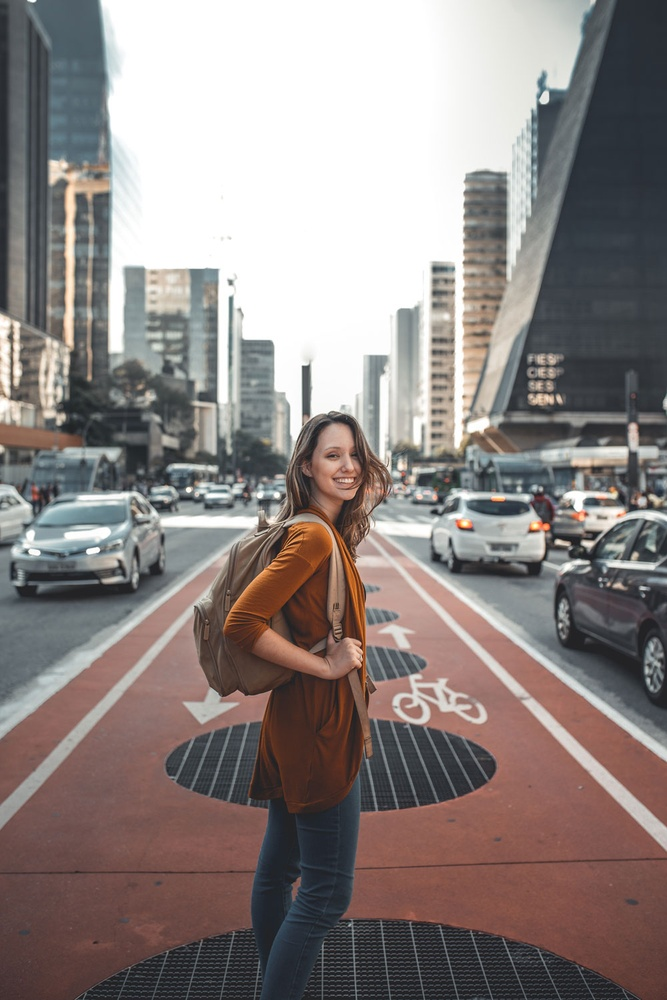
#> input picture SpringPRJ/WebContent/andrea-master/images/about.jpg, 667 x 1000 px, shrunk from 1000 x 1500 before the run, given in place of the camera
$ python face-train.py
#> lines starting #> are read from the running program, lines starting #| are printed output that depends on the picture; after the words box and inside, x2 and y2 are one past the last pixel; in counts of white or black regions, pixels touching at a corner belong together
import cv2
import numpy as np

# 학습된 얼굴 정면검출기 사용하기
face_cascade = cv2.CascadeClassifier("../data/haarcascade_frontalface_alt2.xml")

vcp = cv2.VideoCapture(0, cv2.CAP_DSHOW)

model = cv2.face.LBPHFaceRecognizer_create()

training_data, labels = [], []

count = 0

while True:
    ret, my_image = vcp.read()
#> my_image is the input picture: shape (1000, 667, 3); mean B, G, R 129.6, 131.8, 140.8

    if ret is True:
        # 동영상의 프레임을 얼굴인식율을 높이기 위해 흑백으로 변경함
        gray = cv2.cvtColor(my_image, cv2.COLOR_BGR2GRAY)
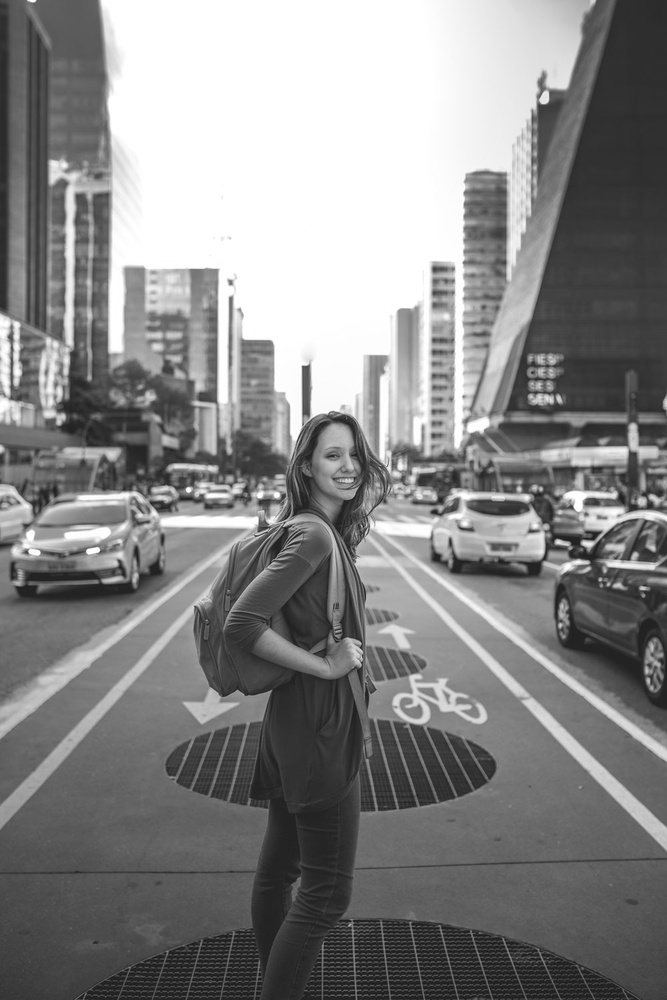
#> gray: shape (1000, 667); min 20, max 255, mean 134.3

        # 변환한 흑백사진으로부터 히스토그램 평활화
        gray = cv2.equalizeHist(gray)
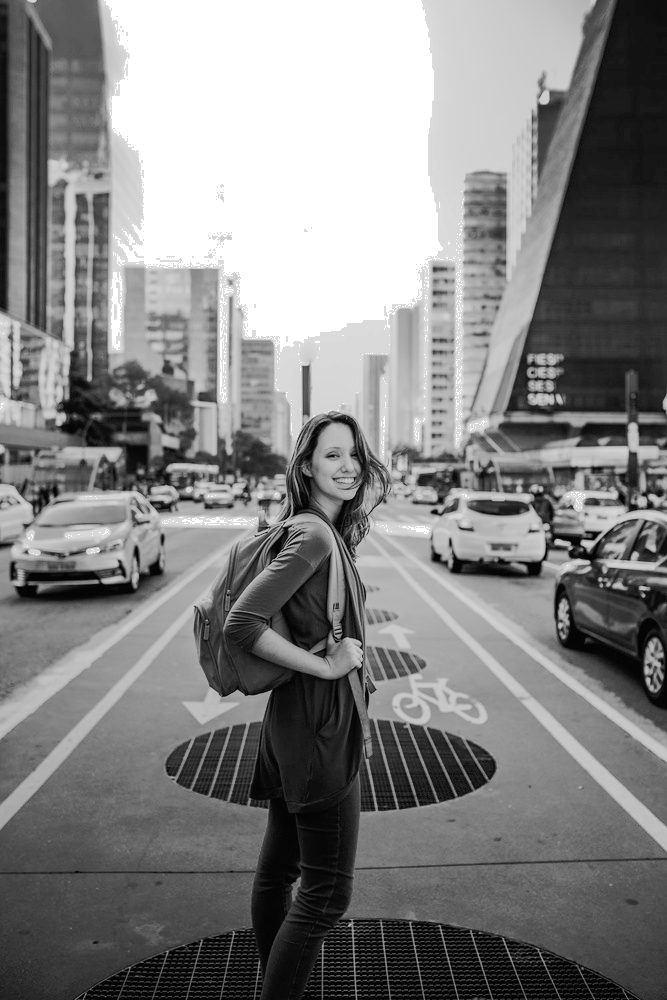
#> gray: shape (1000, 667); min 0, max 255, mean 130.6

        # 얼굴 인식하기
        faces = face_cascade.detectMultiScale(gray, 1.5, 5, 0, (20, 20))
#> faces = [[310, 428, 68, 68]]

        facesCnt = len(faces)
#> facesCnt = 1

        if facesCnt == 1:

            count += 1

            x, y, w, h = faces[0]
#> x = 310; y = 428; w = 68; h = 68

            face_image = gray[y:y + h, x:x + w]
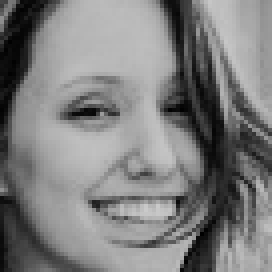
#> face_image: shape (68, 68) (shown 4 times larger); min 0, max 202, mean 126

            training_data.append(face_image)
            labels.append(count)

            print(training_data)
#> (printed output is left out)
            print(labels)

            model.train(training_data, np.array(labels))

            model.save("../model/poly123-trainner.yml")

            # 얼굴 검출 사각형 그리기
            cv2.rectangle(my_image, faces[0], (255, 0, 0), 4)
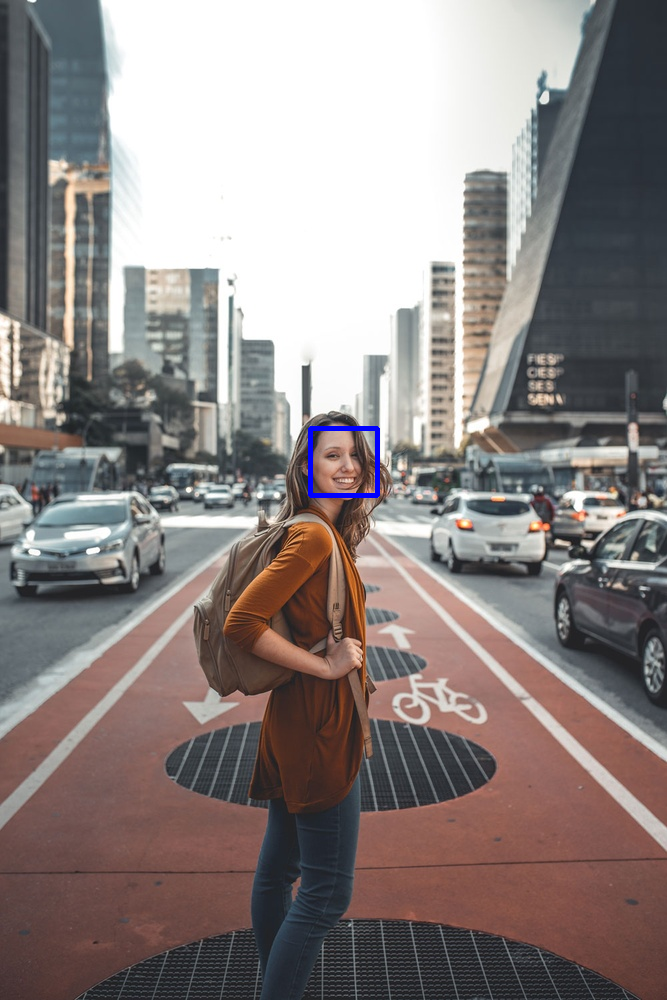
#> my_image: shape (1000, 667, 3); 0.2% of pixels changed, all inside (x1, y1, x2, y2) = (308, 426, 380, 498)

        cv2.imshow("train_my_face", my_image)

    if cv2.waitKey(1) == 13 or count == 100:
#> (key Esc is pressed here)
        break

vcp.release()

cv2.destroyAllWindows()

$ run again, on SpringPRJ/WebContent/andrea-master/images/author.jpg
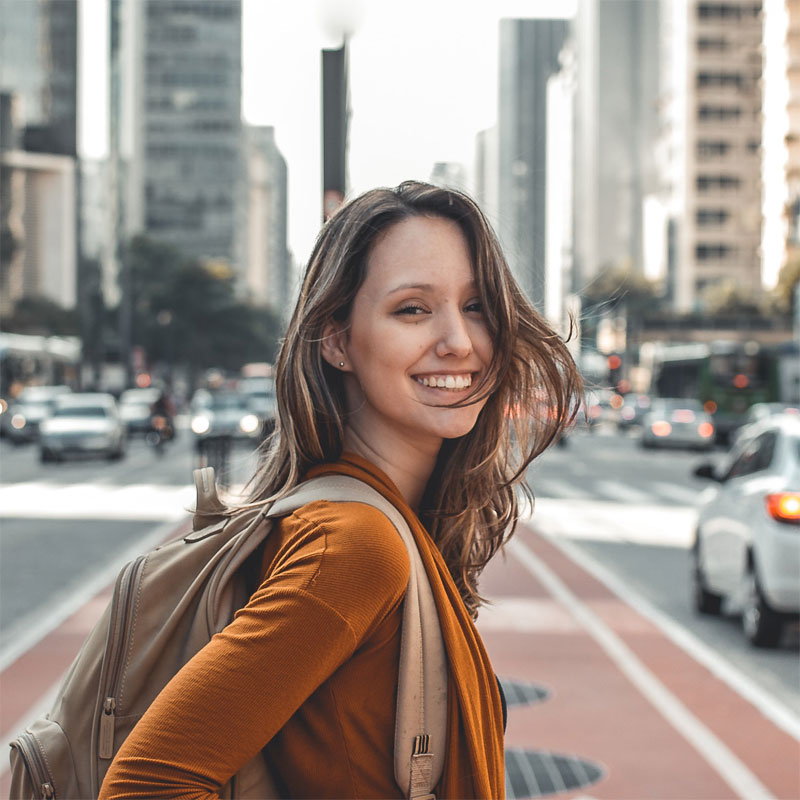
#> input picture SpringPRJ/WebContent/andrea-master/images/author.jpg, 800 x 800 px, given in place of the camera
#> my_image is the input picture: shape (800, 800, 3); mean B, G, R 136.4, 144.6, 157
#> `gray = cv2.equalizeHist(gray)`:
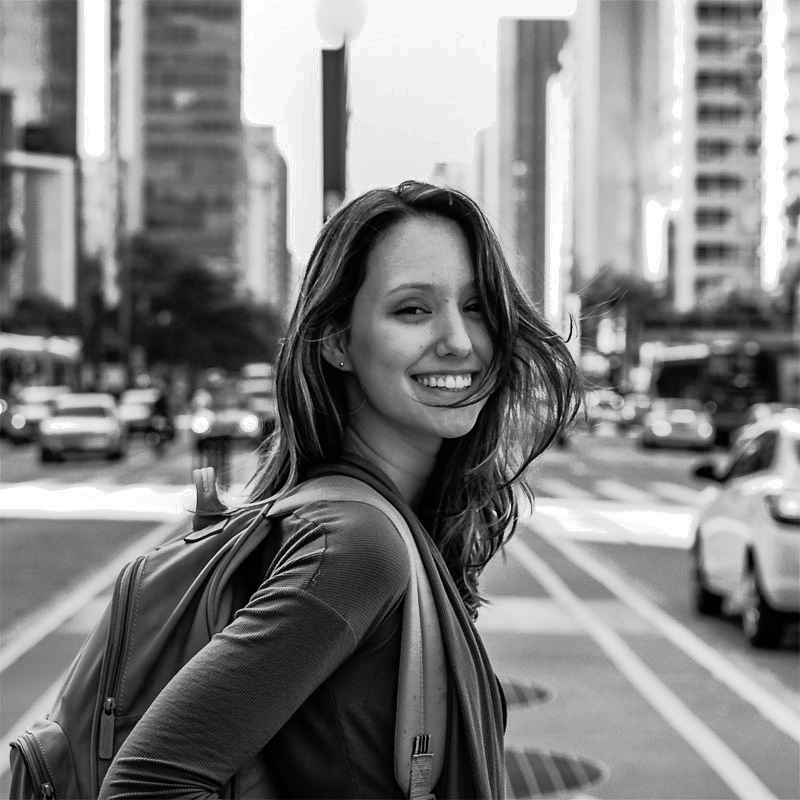
#> gray: shape (800, 800); min 0, max 255, mean 128.3
#> faces = [[366, 249, 152, 152]]
#> facesCnt = 1
#> x = 366; y = 249; w = 152
#> (printed output is left out)
#> `cv2.rectangle(my_image, faces[0], (255, 0, 0), 4)`:
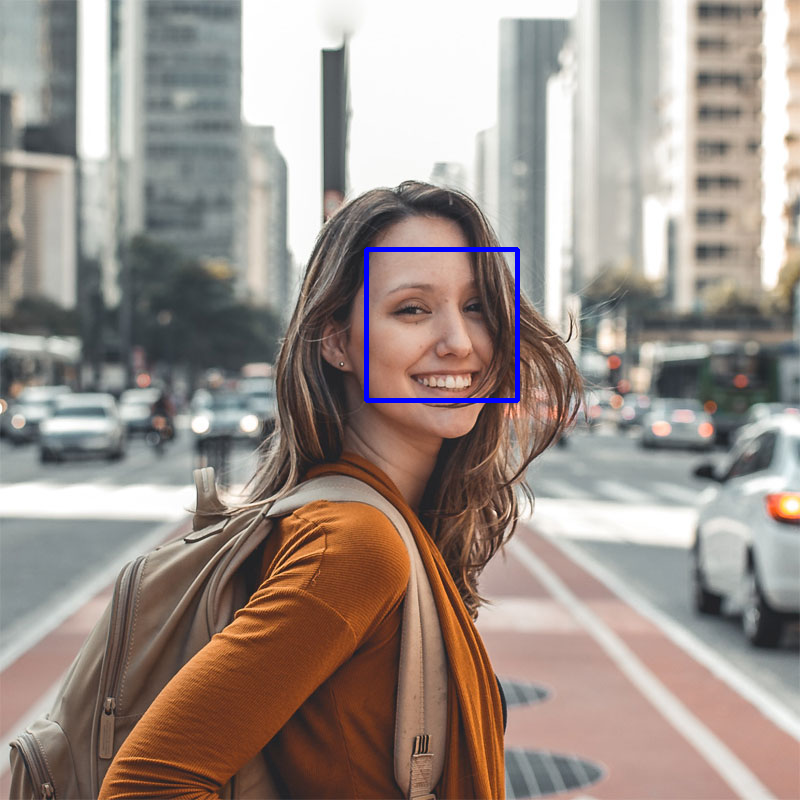
#> my_image: shape (800, 800, 3); 0.47% of pixels changed, all inside (x1, y1, x2, y2) = (364, 247, 520, 403)

$ run again, on SpringPRJ/WebContent/andrea-master/images/image_1.jpg
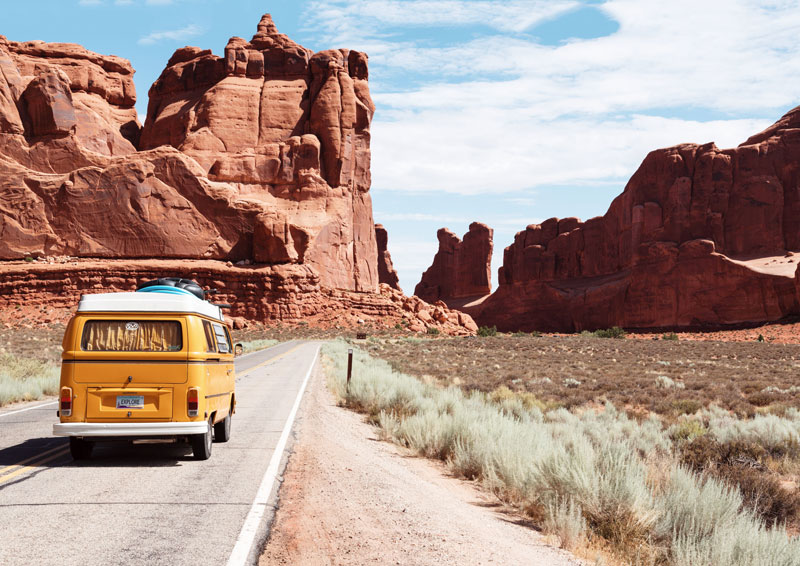
#> input picture SpringPRJ/WebContent/andrea-master/images/image_1.jpg, 800 x 566 px, given in place of the camera
#> my_image is the input picture: shape (566, 800, 3); mean B, G, R 139.7, 149.2, 172.9
#> `gray = cv2.cvtColor(my_image, cv2.COLOR_BGR2GRAY)`:
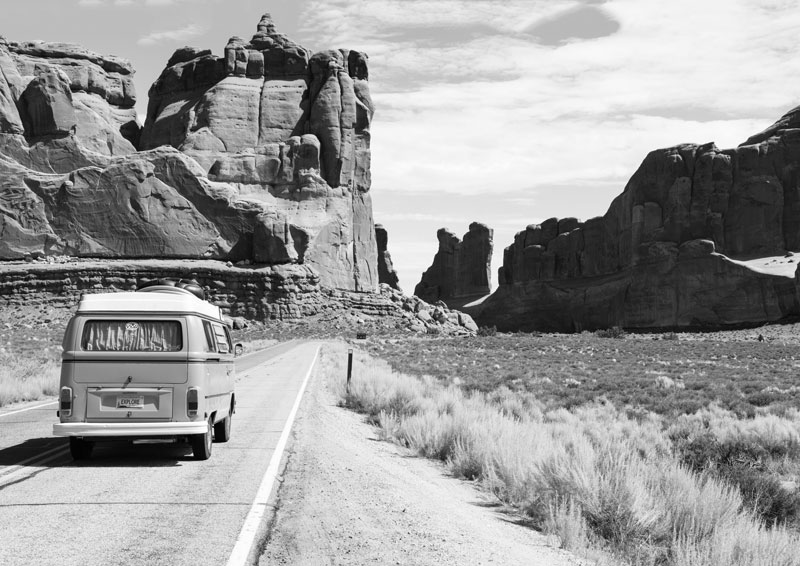
#> gray: shape (566, 800); min 1, max 255, mean 155.2
#> `gray = cv2.equalizeHist(gray)`:
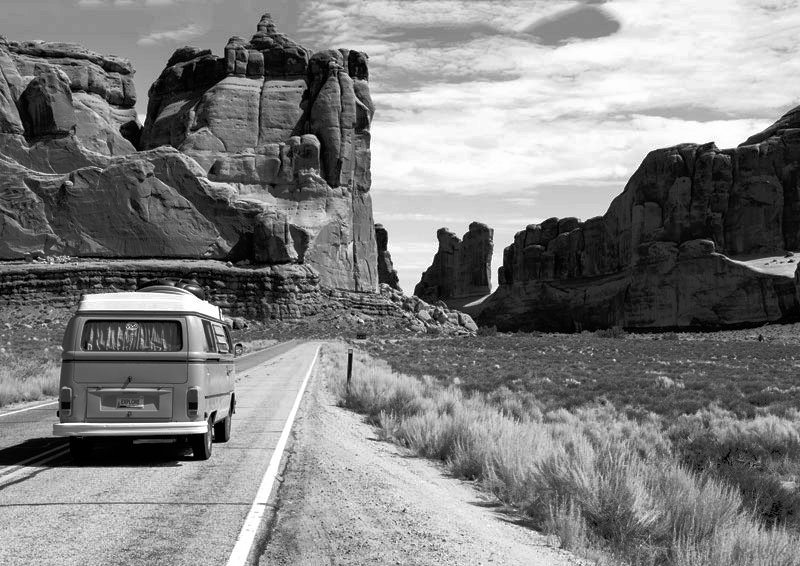
#> gray: shape (566, 800); min 0, max 255, mean 128.3
#> faces = ()
#> facesCnt = 0
